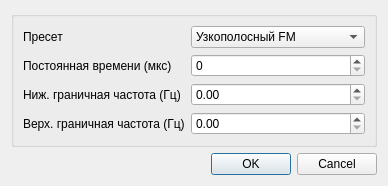
<?xml version="1.0" encoding="UTF-8"?>
<ui version="4.0">
 <class>FMPreemphasisDialog</class>
 <widget class="QDialog" name="FMPreemphasisDialog">
  <property name="geometry">
   <rect>
    <x>0</x>
    <y>0</y>
    <width>351</width>
    <height>169</height>
   </rect>
  </property>
  <property name="font">
   <font>
    <family>Liberation Sans</family>
    <pointsize>9</pointsize>
   </font>
  </property>
  <property name="windowTitle">
   <string>Настройки преэмфазиса FM</string>
  </property>
  <layout class="QVBoxLayout" name="verticalLayout">
   <item>
    <widget class="QGroupBox" name="groupBox">
     <layout class="QFormLayout" name="formLayout">
      <item row="1" column="0">
       <widget class="QLabel" name="tauLabel">
        <property name="text">
         <string>Постоянная времени (мкс)</string>
        </property>
       </widget>
      </item>
      <item row="2" column="0">
       <widget class="QLabel" name="lowFreqLabel">
        <property name="text">
         <string>Ниж. граничная частота (Гц)</string>
        </property>
       </widget>
      </item>
      <item row="2" column="1">
       <widget class="QDoubleSpinBox" name="lowFreq">
        <property name="toolTip">
         <string>Ниж. частота. Авторасчёт по tau.</string>
        </property>
        <property name="maximum">
         <double>10000.000000000000000</double>
        </property>
        <property name="singleStep">
         <double>1000.000000000000000</double>
        </property>
       </widget>
      </item>
      <item row="3" column="0">
       <widget class="QLabel" name="highFreqLabel">
        <property name="text">
         <string>Верх. граничная частота (Гц)</string>
        </property>
       </widget>
      </item>
      <item row="3" column="1">
       <widget class="QDoubleSpinBox" name="highFreq">
        <property name="toolTip">
         <string>Верхняя граничная частота.</string>
        </property>
        <property name="maximum">
         <double>1000000.000000000000000</double>
        </property>
        <property name="singleStep">
         <double>1000.000000000000000</double>
        </property>
       </widget>
      </item>
      <item row="1" column="1">
       <widget class="QDoubleSpinBox" name="tau">
        <property name="toolTip">
         <string>Пост. врем. мкс. 50 ЕС. 75 США.</string>
        </property>
        <property name="decimals">
         <number>0</number>
        </property>
        <property name="maximum">
         <double>5000.000000000000000</double>
        </property>
        <property name="singleStep">
         <double>10.000000000000000</double>
        </property>
       </widget>
      </item>
      <item row="0" column="1">
       <widget class="QComboBox" name="preset">
        <property name="toolTip">
         <string>Пресеты преэмфазиса.</string>
        </property>
        <item>
         <property name="text">
          <string>Узкополосный FM</string>
         </property>
        </item>
        <item>
         <property name="text">
          <string>Радиовещ. FM (США)</string>
         </property>
        </item>
        <item>
         <property name="text">
          <string>Радиовещ. FM (ЕС, Азия)</string>
         </property>
        </item>
        <item>
         <property name="text">
          <string>Пользовательский</string>
         </property>
        </item>
       </widget>
      </item>
      <item row="0" column="0">
       <widget class="QLabel" name="presetLabel">
        <property name="text">
         <string>Пресет</string>
        </property>
       </widget>
      </item>
     </layout>
    </widget>
   </item>
   <item>
    <widget class="QDialogButtonBox" name="buttonBox">
     <property name="orientation">
      <enum>Qt::Horizontal</enum>
     </property>
     <property name="standardButtons">
      <set>QDialogButtonBox::Cancel|QDialogButtonBox::Ok</set>
     </property>
    </widget>
   </item>
  </layout>
 </widget>
 <tabstops>
  <tabstop>tau</tabstop>
  <tabstop>lowFreq</tabstop>
  <tabstop>highFreq</tabstop>
 </tabstops>
 <resources/>
 <connections>
  <connection>
   <sender>buttonBox</sender>
   <signal>accepted()</signal>
   <receiver>FMPreemphasisDialog</receiver>
   <slot>accept()</slot>
   <hints>
    <hint type="sourcelabel">
     <x>248</x>
     <y>254</y>
    </hint>
    <hint type="destinationlabel">
     <x>157</x>
     <y>274</y>
    </hint>
   </hints>
  </connection>
  <connection>
   <sender>buttonBox</sender>
   <signal>rejected()</signal>
   <receiver>FMPreemphasisDialog</receiver>
   <slot>reject()</slot>
   <hints>
    <hint type="sourcelabel">
     <x>316</x>
     <y>260</y>
    </hint>
    <hint type="destinationlabel">
     <x>286</x>
     <y>274</y>
    </hint>
   </hints>
  </connection>
 </connections>
</ui>
